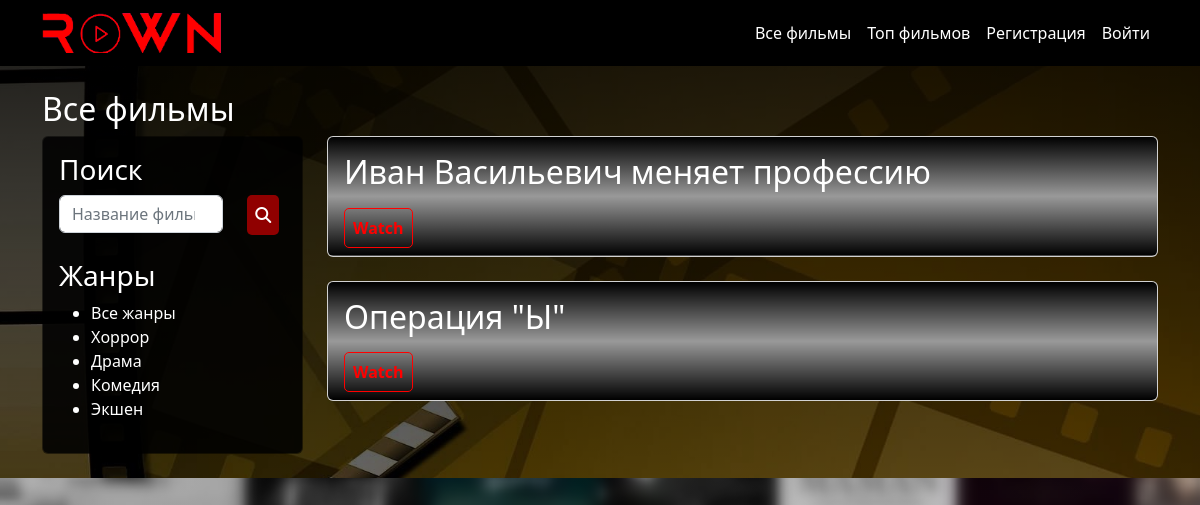
The page /movies/all/filter/komediya on the database its author committed.
### krownApp/models.py (models this page shows, shortened)
class Genre(models.Model):
    genreName = models.CharField("Genre", max_length=255)
    slug = models.SlugField(unique=True, blank=True, editable=False)

class Movie(models.Model):
    movieName = models.CharField("Movie name", max_length=255)
    genre = models.ForeignKey(Genre, on_delete=models.CASCADE, verbose_name="Genre")
    year = models.IntegerField("Year")
    producer = models.CharField("Producer", max_length=255)
    cover = models.CharField("Link to cover", max_length=500)
    poster = models.CharField("Link to poster", max_length=500)
    isTop = models.BooleanField("Is Top", default=False)
    isRecommended = models.BooleanField("Is Recommended", default=False)
    description = models.TextField("Description")
    rating = models.FloatField("Rating")
    movieLink = models.CharField("Link to movie", max_length=500)

### krownApp/views.py (the view)
# urls.py: path('movies/all/', views.allMovies, name='allMovies'),
def allMovies(request, slug=None):
    genre = None
    movies = Movie.objects.all()
    genres = Genre.objects.all()
    searchData = request.GET.get('search')
    if searchData:
        movies = Movie.objects.filter(Q(movieName__icontains=searchData) | Q(description__icontains=searchData))
    if slug:
        genre = get_object_or_404(Genre, slug=slug)
        movies = movies.filter(genre=genre)
    return render(request, "user/all-movies.html", {
        'movies': movies,
        'genres': genres,
        'genre': genre
    })

### krownApp/templates/user/all-movies.html (shortened to what this page needs)
{% extends "../base.html" %}
{% block content %}
<div style="padding: 24px; background: linear-gradient(rgba(0, 0, 0, 0.9), rgba(0, 0, 0, 0.4)), url(../../static/img/image.jpg); background-size: cover; background-attachment: fixed; background-position: center;">
<div class="top-ten">
  <div class="container" style="color: black;">
    <h2 style="color: #ffffff;">Все фильмы</h2>
    <div class="row">
      <div class="col-md-3">
        <div class="card" style="background:rgba(0, 0, 0, 0.4); color: white;">
          <div class="card-body" style="background:rgba(0, 0, 0, 0.8); border: none; border-radius: 5px;">
            <h3>Поиск</h3>
            <form class="mb-4" action="{% url 'allMovies' %}">
              <div class="row">
                <div class="col-9">
                  <form>
                    <input type="search" name="search" class="form-control" placeholder="Название фильма, описание и т.д.">
                  </form>
                </div>
                <div class="col-3"><button type="submit" class="butt-purp"><i class="fa-solid fa-magnifying-glass"></i></button></div>
              </div>
            </form>
            <h3>Жанры</h3>
            <ul>
              <li><a href="{% url 'allMovies' %}" style="text-decoration: none; color: #ffffff;">Все жанры</a></li>
              {% for genre in genres %}
              <li><a href="{% url 'filterMovies' slug=genre.slug %}" style="text-decoration: none; color: #ffffff;">{{ genre.genreName }}</a></li>
              {% endfor %}
            </ul>
          </div>
        </div>
      </div>
      <div class="col-md-9">
        {% for movie in movies %}
        <div class="card mb-4">
          <div class="card-body" id="moviecrd" style=" color: #ffffff; background: linear-gradient(rgba(0, 0, 0, 1), rgba(0, 0, 0, 0.4), rgba(0, 0, 0, 1)), url({{ movie.cover }}); background-size: cover; background-position: center; border-radius: 5px;">
            <h2 class="mb-4">{{ movie.movieName }}</h2>
            <a href="{% url 'movieDetail' pk=movie.pk %}" class="butt-out-purp">Watch</a>
          </div>
        </div>
        {% endfor %}
      </div>
    </div>
  </div>
</div>
</div>
{% endblock %}

### krownApp/static/css/style.css (style rules this page uses)
.butt-out-purp { font-weight: 600; padding: 8px; color: red; background: rgba(0, 0, 0, 0.0); border-radius: 5px; border: 1px solid red; text-decoration: none; transition: 300ms; }
.butt-purp { text-decoration: none; background: rgba(144, 0, 0, 1); border: none; border-radius: 5px; font-weight: 600; padding: 8px; color: white; transition: 300ms; }

### rows shown on the page
Genre: genreName "Хоррор"
Genre: genreName "Драма"
Genre: genreName "Комедия"
Genre: genreName "Экшен"
Movie: movieName "Иван Васильевич меняет профессию"
Movie: movieName "Операция \"Ы\""
